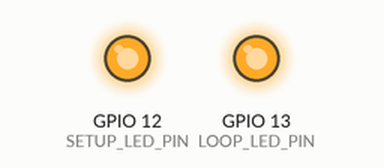
A program run on a simulated ESP32-C3. Parts: output pins drawn as LEDs (lit = HIGH). What the program prints to the serial monitor is not drawn.

Above: at 5.5 s.
At 10.5 s:
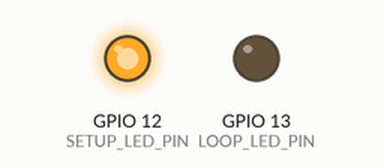
Timing chart, 0 to 16.0 s (numbered marks = the images above):
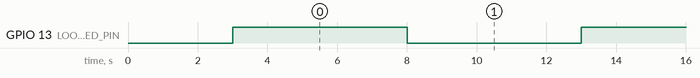

The program:

main.cpp
```cpp
#include <Arduino.h>

// LED pin definition
constexpr auto SETUP_LED_PIN = 12;
constexpr auto LOOP_LED_PIN = 13;

void setup()
{
    // Initialize serial communication for debugging
    Serial.begin(115200);

    // Configure LED pin as output
    pinMode(SETUP_LED_PIN, OUTPUT);
    pinMode(LOOP_LED_PIN, OUTPUT);

    // Turn on LED to indicate setup is complete
    digitalWrite(SETUP_LED_PIN, HIGH);

    // Print confirmation message
    Serial.println("Setup completed successfully - LED on GPIO 12 is now ON");

    // Wait for 3 seconds
    delay(3000);
}

void loop()
{
    // Main loop - LED remains on
    digitalWrite(LOOP_LED_PIN, HIGH);
    delay(5000); // Small delay to prevent watchdog issues
    digitalWrite(LOOP_LED_PIN, LOW);
    delay(5000); // Small delay to prevent watchdog issues
}
```

Measured:
- by itself, GPIO 13 (LOOP_LED_PIN): alternates HIGH for 5.0 s and LOW for 5.0 s
